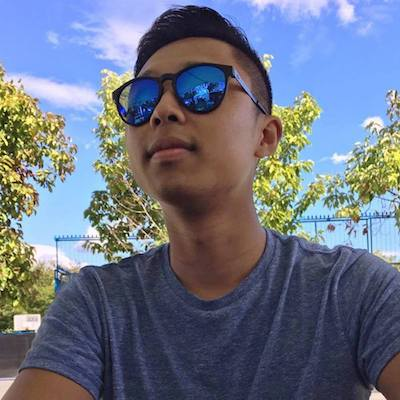
%> input picture image3.jpg, 400 x 400 px
$ octave GridDisplacerV2.m   (GNU Octave 9; MATLAB toolbox functions it lacks are replaced by stand-ins)
%> lines starting %> are read from the running program, lines starting %| are printed output that depends on the picture

%Grid Overlay Builder
%Purpose:
%   Overlay a grid on to an image by displacing the image rather than
%   overlaying directly over the pixels
%Class: ECE 499
%Written by: Takuma Pimlott, James Wong

tGridDisp=cputime;
% [5 lines of commented-out code are left out]
image1 = imread('image3.jpg');
%> image1 is the input picture: size 400x400x3 uint8; mean R, G, B 108, 115, 131.8
% [10 lines of commented-out code are left out]
z = 5;


%of horizontal cubes
[rows columns depth] = size(image1);
%> rows = 400; columns = 400; depth = 3
x = rows / z;
%> x = 80

%of vertical cubes
y = columns / z;
%> y = 80

%Store image as blocks


blockR = cell(x,y);
blockG = cell(x,y);
blockB = cell(x,y);


%------Break image down into z*z blocks with x*y size matrix------

%grid Size
pad = 4;

%Pad each pseudoPixel of the image

counti = 0;
for i = 1:z:rows-1
   counti = counti + 1;
   countj = 0;
   for j = 1:z:columns-1
        countj = countj + 1;

        o = image1(i:i+z-1,j:j+z-1,1);
        blockR{counti,countj} = padarray(o,[pad pad],0,'both');

        o = image1(i:i+z-1,j:j+z-1,2);
        blockG{counti,countj} = padarray(o,[pad pad],255,'both');

        o = image1(i:i+z-1,j:j+z-1,3);
        blockB{counti,countj} = padarray(o,[pad pad],0,'both');
   end

end
%> after the loop, blockB = 6400 items; blockG = 6400 items; blockR = 6400 items; counti = 80

% [6 lines of commented-out code are left out]

blockRe = cell(x,y);
blockGe = cell(x,y);
blockBe = cell(x,y);

counti = 0;
i2 = 1;
j2 = 1;

%---------------create Index Hash based on # of blocks per row----------
xPreHash = zeros([1 x]);
yPreHash = zeros([1 y]);

for i = 1:1:x
    xPreHash(i) = i;
end
%> after the loop, xPreHash = 80 values from 1 to 80

for i = 1:1:y
    yPreHash(i) = i;
end
%> after the loop, yPreHash = 80 values from 1 to 80


[m1,n1] = size(xPreHash) ;
%> m1 = 1; n1 = 80
[m2,n2] = size(yPreHash) ;
%> m2 = 1; n2 = 80

rng(1);
idx = randperm(n1) ;
xHash = xPreHash;
xHash(1,idx) = xPreHash(1,:);

rng(1);
idy = randperm(n2) ;
yHash = yPreHash;
yHash(1,idy) = yPreHash(1,:);


for i = 1:1:x
   for j = 1:1:y
        blockRe{i,j} = blockR{xHash(i),yHash(j)};
        blockGe{i,j} = blockG{xHash(i),yHash(j)};
        blockBe{i,j} = blockB{xHash(i),yHash(j)};
   end
end
%> after the loop, blockBe = 6400 items; blockGe = 6400 items; blockRe = 6400 items

encryptedImagePre = cat(3, blockRe, blockGe, blockBe);
%> encryptedImagePre = 19200 items
encryptedImagePost = cell2mat(encryptedImagePre);
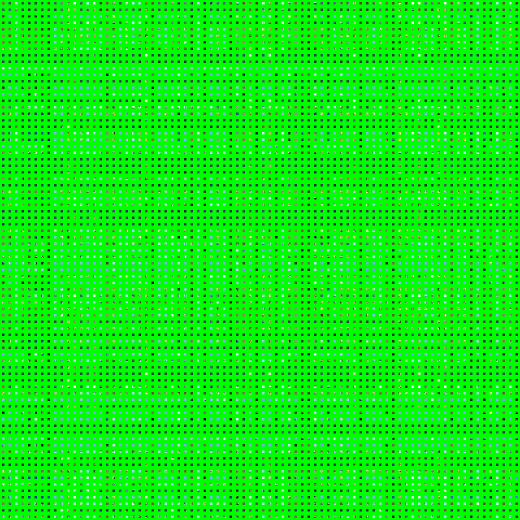
%> encryptedImagePost: size 1040x1040x3 uint8 (shown at 1/2 size); mean R, G, B 16, 234.3, 19.5


imwrite(encryptedImagePost,'output/1.png');

% [13 lines of commented-out code are left out]

tGridDispEnd=(cputime-tGridDisp);
